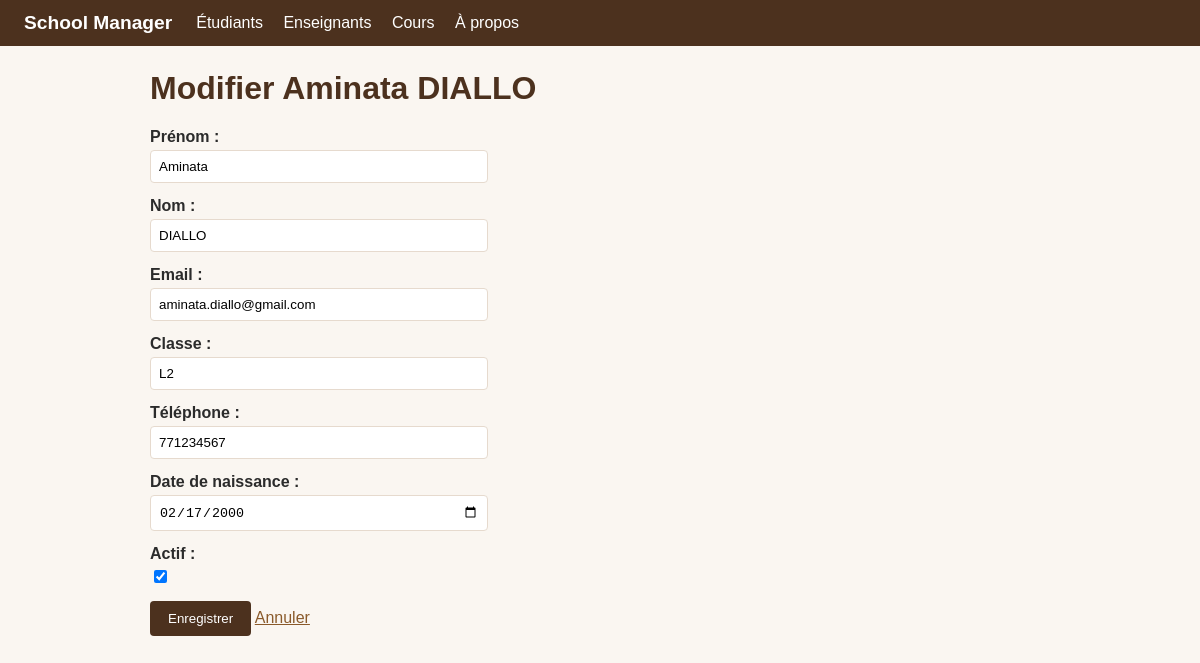
The app's page /students/2/edit/ with its own data.
### students/models.py (models this page shows)
class Student(models.Model):
    first_name = models.CharField("prénom", max_length=100)
    last_name = models.CharField("nom", max_length=100)
    email = models.EmailField(unique=True)
    classe = models.CharField(max_length=10)
    phone = models.CharField("téléphone", max_length=20, blank=True)
    birth_date = models.DateField("date de naissance", null=True, blank=True)
    active = models.BooleanField("actif", default=True)
    created_at = models.DateTimeField(auto_now_add=True)
    class Meta:
        ordering = ["last_name", "first_name"]
    def __str__(self):
        return f"{self.first_name} {self.last_name}"

### students/views.py (the view)
# urls.py: path("<int:id>/edit/", views.student_update, name="update"),
def student_update(request, id):
    student = get_object_or_404(Student, id=id)
    if request.method == "POST":
        form = StudentForm(request.POST, instance=student)
        if form.is_valid():
            form.save()
            messages.success(
                request, f"La fiche de {student} a été mise à jour."
            )
            return redirect("students:detail", id=student.id)
    else:
        form = StudentForm(instance=student)
    context = {"form": form, "title": f"Modifier {student}", "student": student}
    return render(request, "students/student_form.html", context)

### students/forms.py (shortened to what this page needs)
class StudentForm(forms.ModelForm):
    class Meta:
        model = Student
        fields = [
            "first_name", "last_name", "email",
            "classe", "phone", "birth_date", "active",
        ]
        widgets = {
            "birth_date": forms.DateInput(
                attrs={"type": "date"}, format="%Y-%m-%d"
            ),
        }

### students/templates/students/student_form.html (shortened to what this page needs)
{% extends "base.html" %}
{% block content %}
    <h1>{{ title }}</h1>
    <form method="post">
        {% for field in form %}
            <div class="field">
                {{ field.label_tag }}
                {{ field }}
            </div>
        {% endfor %}
        <button type="submit">Enregistrer</button>
        {% if student %}
            <a href="{% url 'students:detail' student.id %}">Annuler</a>
        {% else %}
            <a href="{% url 'students:list' %}">Annuler</a>
        {% endif %}
    </form>
{% endblock %}

### students/static/students/style.css (style rules this page uses)
body { font-family: Arial, Helvetica, sans-serif; margin: 0; background: #FAF6F1; color: #2b2b2b; }
h1 { color: #4C311E; }
a { color: #8a5a2b; }
.field { margin-bottom: 14px; }
.field label { display: block; font-weight: bold; margin-bottom: 4px; }
.field input, .field select { padding: 8px; width: 320px; border: 1px solid #E6DACE; border-radius: 4px; }
.field input[type="checkbox"] { width: auto; }
button { background: #4C311E; color: white; border: none; padding: 10px 18px; border-radius: 4px; cursor: pointer; }

### records on screen
Student: form "Aminata" "DIALLO" "aminata.diallo@gmail.com" "L2" "771234567" "02/17/2000" "☑"

### other values on screen
{{ title }} "Modifier Aminata DIALLO"
{{ field.label_tag }} "Prénom :" "Nom :" "Email :" "Classe :" "Téléphone :" "Date de naissance :" "Actif :"
